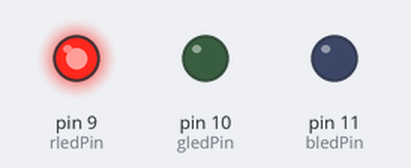
A sketch run on a simulated Arduino Uno, built with avr-gcc and run on an emulated ATmega328P. On the bench: output pins drawn as LEDs (lit = HIGH).

Above: at 0.05 s.
At 3.0 s:
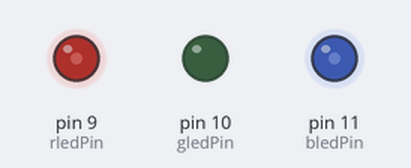
At 6.0 s:
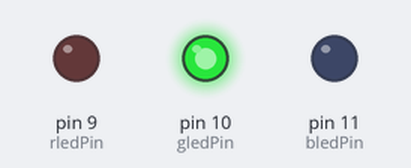
At 7.45 s:
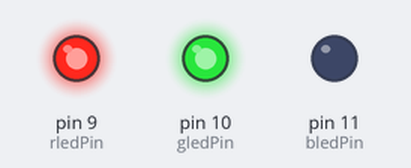
At 8.95 s:
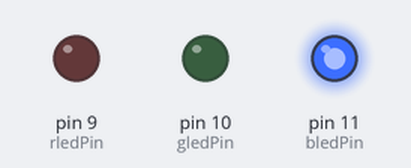
At 11.95 s:
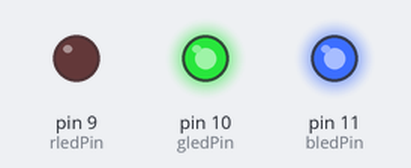
Timing chart, 0 to 15.6 s (numbered marks = the images above):
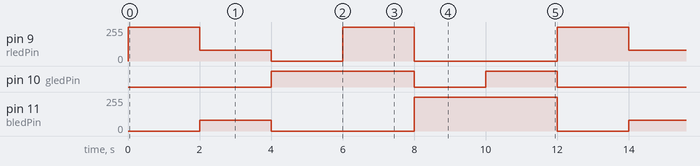

Measured:
- by itself, pin 9 (rledPin): repeats every 12.0 s: 80/255 2.0 s, 0/255 2.0 s, 255/255 2.0 s, 0/255 4.0 s, 255/255 2.0 s
- by itself, pin 10 (gledPin): repeats every 12.0 s: LOW 2.0 s, HIGH 2.0 s, LOW 4.0 s, HIGH 4.0 s
- by itself, pin 11 (bledPin): repeats every 12.0 s: 0/255 4.0 s, 255/255 4.0 s, 0/255 2.0 s, 80/255 2.0 s

The sketch:

test_rgb_led2.ino.ino
```cpp
int rledPin = 9;
int gledPin = 10;
int bledPin = 11;

void setup()
{
   pinMode(rledPin, OUTPUT);
   pinMode(gledPin, OUTPUT);
   pinMode(bledPin, OUTPUT);
}
void loop()
{
   setColor(255, 0, 0);
   delay(2000);
   setColor(80, 0, 80);
   delay(2000);
   setColor(0, 255, 0);
   delay(2000);
   setColor(255, 255, 0);
   delay(2000);
   setColor(0, 0, 255);
   delay(2000);
   setColor(0, 255, 255);
   delay(2000);
}
void setColor(int red, int green, int blue)
{
   analogWrite(rledPin, red);
   analogWrite(gledPin, green);
   analogWrite(bledPin, blue);
}
```
